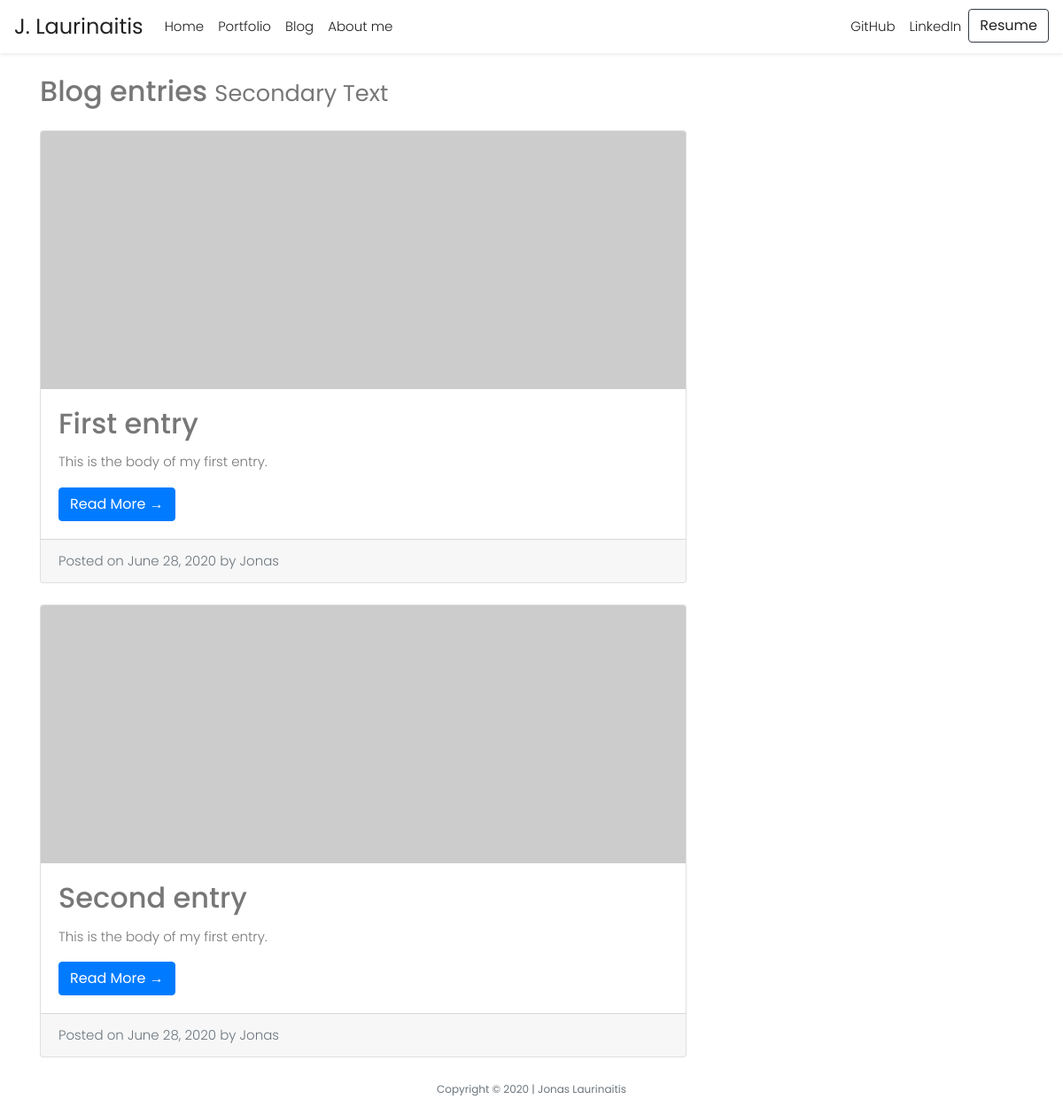
/posts/, run on the app's committed database.
### models.py (models this page shows, shortened)
class Entry(db.Model):
    STATUS_PUBLIC = 0
    STATUS_DRAFT = 1
    id = db.Column(db.Integer, primary_key=True)
    title = db.Column(db.String(100))
    slug = db.Column(db.String(100))
    body = db.Column(db.Text)
    status = db.Column(db.SmallInteger, default=STATUS_PUBLIC)
    created_timestamp = db.Column(db.DateTime, default=datetime.utcnow)
    modified_timestamp = db.Column(
        db.DateTime,
        default=datetime.now(),
        onupdate=datetime.now())
    tags = db.relationship('Tag', secondary=entry_tags,
        backref=db.backref('entries', lazy='dynamic'))

### entries/blueprint.py (the view)
@entries.route('/')
def index():
    entries = Entry.query.order_by(Entry.created_timestamp.desc())
    return object_list('entries/index.html', entries, title='Jonas Laurinaitis - Blog')

### helpers.py (called while the page is built)
def object_list(template_name, query, paginate_by=20, **context):
    page = request.args.get('page')
    if page and page.isdigit():
        page = int(page)
    else:
        page = 1
    object_list = query.paginate(page, paginate_by)
    return render_template(template_name, object_list=object_list, **context)

### entries/templates/entries/index.html
{% extends "layout.html" %}
{% block main %}
<div class="container">
    <div class="row">
        <div class="col-md-8">
            <h2 class="my-4">Blog entries
                <small>Secondary Text</small>
            </h2>
            {% include "includes/_list.html" %}
        </div>
    </div>
</div>
{% endblock %}

### entries/templates/includes/_list.html
<!DOCTYPE html>
{% for entry in object_list.items %}
     <div class="card mb-4">
        <img class="card-img-top" src="http://placehold.it/750x300" alt="Card image cap">
        <div class="card-body">
          <h2 class="card-title">{{ entry.title }}</h2>
          <p class="card-text">{{ entry.body }}</p>
          <a href="{{ url_for('entries.detail', slug=entry.slug) }}" class="btn btn-primary">Read More &rarr;</a>
        </div>
        <div class="card-footer text-muted">
          Posted on {{ entry.created_timestamp.strftime('%B %d, %Y') }} by Jonas
        </div>
      </div>
{% endfor %}

### static/styles/main.css (style rules this page uses)
body { background-color: #ffffff; color: #777777; font-family: "Poppins", serif; font-size: 15px; font-weight: 300; line-height: 1.625em; position: relative; }

### data on the page
Entry: title "First entry", body "This is the body of my first entry.", created_timestamp "June 28, 2020"
Entry: title "Second entry", body "This is the body of my first entry.", created_timestamp "June 28, 2020"
